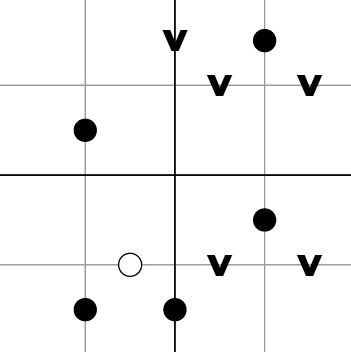
#> input picture input.jpg, 351 x 352 px
$ python fastermain.py
#> lines starting #> are read from the running program, lines starting #| are printed output that depends on the picture; after the words box and inside, x2 and y2 are one past the last pixel; in counts of white or black regions, pixels touching at a corner belong together; pictures that were not available may be replaced by others from this repository, and a replacement may not be noted
import numpy as np
import cv2
import os
from itertools import product
import logging
from PIL import Image

logging.basicConfig(level=logging.DEBUG)
logger = logging.getLogger(__name__)

class CustomSudoku:
    def __init__(self, n):
        self.n = n
        self.grid = np.zeros((n, n), dtype=int)
        self.horizontal_constraints = [['' for _ in range(n-1)] for _ in range(n)]
        self.vertical_constraints = [['' for _ in range(n)] for _ in range(n-1)]

    def add_constraint(self, pos1, pos2, constraint_type):
        row1, col1 = pos1
        row2, col2 = pos2
        if row1 == row2:  # Horizontal constraint
            self.horizontal_constraints[row1][min(col1, col2)] = constraint_type
        else:  # Vertical constraint
            self.vertical_constraints[min(row1, row2)][col1] = constraint_type

    def is_valid(self, num, pos):
        row, col = pos

        # Check row
        if num in self.grid[row]:
            return False

        # Check column
        if num in self.grid[:, col]:
            return False

        # Check box (assuming 4x4 grid with 2x2 boxes)
        box_size = 2
        box_x = col // box_size
        box_y = row // box_size
        box = self.grid[box_y*box_size:(box_y+1)*box_size, box_x*box_size:(box_x+1)*box_size]
        if num in box:
            return False

        # Check horizontal constraints
        if col > 0 and self.horizontal_constraints[row][col-1] == 'black_dot':
            if not self.check_black_dot_constraint(num, self.grid[row][col-1]):
                return False
        if col < self.n - 1 and self.horizontal_constraints[row][col] == 'black_dot':
            if not self.check_black_dot_constraint(num, self.grid[row][col+1]):
                return False

        # Check vertical constraints
        if row > 0 and self.vertical_constraints[row-1][col] == 'black_dot':
            if not self.check_black_dot_constraint(num, self.grid[row-1][col]):
                return False
        if row < self.n - 1 and self.vertical_constraints[row][col] == 'black_dot':
            if not self.check_black_dot_constraint(num, self.grid[row+1][col]):
                return False

        return True

    def check_black_dot_constraint(self, num1, num2):
        if num2 == 0:  # If the other cell is not filled yet
            return True
        return num1 == 2*num2 or num2 == 2*num1

    def solve(self):
        empty = self.find_empty()
        if not empty:
            return True
        row, col = empty

        for num in range(1, self.n + 1):
            if self.is_valid(num, (row, col)):
                self.grid[row][col] = num
                if self.solve():
                    return True
                self.grid[row][col] = 0

        return False

    def find_empty(self):
        for i, j in product(range(self.n), range(self.n)):
            if self.grid[i][j] == 0:
                return (i, j)
        return None

def preprocess_image(image_path):
    logger.debug(f"Attempting to process image: {image_path}")

    if not os.path.exists(image_path):
        logger.error(f"The image file '{image_path}' does not exist.")
        raise FileNotFoundError(f"The image file '{image_path}' does not exist.")

    if not os.path.isfile(image_path):
        logger.error(f"'{image_path}' is not a file.")
        raise ValueError(f"'{image_path}' is not a file.")

    file_size = os.path.getsize(image_path)
    if file_size == 0:
        logger.error(f"The file '{image_path}' is empty (0 bytes).")
        raise ValueError(f"The file '{image_path}' is empty (0 bytes).")

    logger.debug(f"File exists and is non-empty. Size: {file_size} bytes")

    if not os.access(image_path, os.R_OK):
        logger.error(f"No read permissions for '{image_path}'.")
        raise PermissionError(f"No read permissions for '{image_path}'.")

    logger.debug(f"File is readable. Attempting to read with cv2.imread()...")
    img = cv2.imread(image_path)

    if img is None:
        logger.error(f"cv2.imread() returned None for '{image_path}'.")
        raise ValueError(f"Unable to read the image file '{image_path}'. It may be corrupted or in an unsupported format.")

    logger.debug(f"Image read successfully. Shape: {img.shape}")

    try:
        gray = cv2.cvtColor(img, cv2.COLOR_BGR2GRAY)
        logger.debug("Converted image to grayscale successfully.")
    except cv2.error as e:
        logger.error(f"Error in cv2.cvtColor: {str(e)}")
        raise ValueError(f"Error converting image to grayscale. Original error: {str(e)}")

    thresh = cv2.threshold(gray, 0, 255, cv2.THRESH_BINARY_INV + cv2.THRESH_OTSU)[1]
    logger.debug("Applied thresholding successfully.")

    return thresh

def find_grid(preprocessed_img):
    contours, _ = cv2.findContours(preprocessed_img, cv2.RETR_EXTERNAL, cv2.CHAIN_APPROX_SIMPLE)
    grid_contour = max(contours, key=cv2.contourArea)
    x, y, w, h = cv2.boundingRect(grid_contour)
    return x, y, w, h

def extract_grid_cells(img, grid_rect):
    x, y, w, h = grid_rect
    grid = img[y:y+h, x:x+w]
    cell_h, cell_w = h // 4, w // 4
    cells = []
    for i in range(4):
        for j in range(4):
            cell = grid[i*cell_h:(i+1)*cell_h, j*cell_w:(j+1)*cell_w]
            cells.append(cell)
    return cells

def load_templates():
    templates = {}
    try:
        templates['black_dot_horizontal'] = cv2.imread('black_dot_horizontal.png', 0)
        templates['black_dot_vertical'] = cv2.imread('black_dot_vertical.png', 0)
        if templates['black_dot_horizontal'] is None or templates['black_dot_vertical'] is None:
            raise FileNotFoundError
    except FileNotFoundError:
        logger.error("Error: Template image for black dot not found.")
        exit(1)
    return templates

def recognize_symbols(cells, templates):
    symbols = []
    for cell in cells:
        best_match = None
        best_score = -np.inf
        for symbol, template in templates.items():
            result = cv2.matchTemplate(cell, template, cv2.TM_CCOEFF_NORMED)
            _, max_val, _, _ = cv2.minMaxLoc(result)
            if max_val > best_score:
                best_score = max_val
                best_match = symbol

        symbols.append(best_match if best_score > 0.17 else '')

    return symbols

def create_sudoku_from_image(image_path, templates):
    preprocessed = preprocess_image(image_path)
    grid_rect = find_grid(preprocessed)
    cells = extract_grid_cells(preprocessed, grid_rect)
    symbols = recognize_symbols(cells, templates)

    sudoku = CustomSudoku(4)  # Assuming 4x4 grid

    for i, symbol in enumerate(symbols):
        if symbol:
            row, col = i // 4, i % 4
            logger.info(f"Detected {symbol} at row {row}, column {col}")
            if symbol == 'black_dot_horizontal' and col > 0:
                sudoku.add_constraint((row, col-1), (row, col), 'black_dot')
            elif symbol == 'black_dot_vertical' and row > 0:
                sudoku.add_constraint((row-1, col), (row, col), 'black_dot')

    return sudoku, symbols

def visualize_detected_symbols(image_path, symbols):
    img = cv2.imread(image_path)
    gray = cv2.cvtColor(img, cv2.COLOR_BGR2GRAY)
    preprocessed = cv2.threshold(gray, 0, 255, cv2.THRESH_BINARY_INV + cv2.THRESH_OTSU)[1]

    grid_rect = find_grid(preprocessed)
    x, y, w, h = grid_rect
    cell_h, cell_w = h // 4, w // 4

    for i, symbol in enumerate(symbols):
        if symbol:
            row, col = i // 4, i % 4
            center_x = x + col * cell_w + cell_w // 2
            center_y = y + row * cell_h + cell_h // 2

            color = (0, 0, 255)  # Red color for black dots
            cv2.circle(img, (center_x, center_y), 5, color, -1)
            cv2.putText(img, 'BD', (center_x - 20, center_y + 20),
                        cv2.FONT_HERSHEY_SIMPLEX, 0.5, color, 2)

    cv2.imshow('Detected Symbols', img)
    cv2.waitKey(0)
    cv2.destroyAllWindows()

def test_image_reading(image_path):
#> called with image_path = 'input.jpg'
    logger.info(f"Testing image reading for: {image_path}")

    try:
        pil_img = Image.open(image_path)
#> pil_img is the input picture: PIL image 351x352 RGB; mean R, G, B 243.7, 243.7, 243.7
        logger.info(f"PIL successfully opened the image. Format: {pil_img.format}, Size: {pil_img.size}, Mode: {pil_img.mode}")
    except Exception as e:
        logger.error(f"PIL failed to open the image. Error: {str(e)}")

    cv_img = cv2.imread(image_path)
    if cv_img is None:
        logger.error("OpenCV failed to read the image (returned None)")
    else:
        logger.info(f"OpenCV successfully read the image. Shape: {cv_img.shape}")

    try:
        with open(image_path, 'rb') as f:
            raw_bytes = f.read(1024)  # Read first 1024 bytes
        logger.info(f"First few bytes of the file: {raw_bytes[:20].hex()}")
    except Exception as e:
        logger.error(f"Failed to read raw bytes from the file. Error: {str(e)}")

def list_directory_contents(path):
    logger.info(f"Contents of directory '{path}':")
    for item in os.listdir(path):
        logger.info(f"  - {item}")

def transpose(matrix):
    rows = len(matrix)
    cols = len(matrix[0])
    transposed = [[0] * rows for _ in range(cols)]
    for i in range(rows):
        for j in range(cols):
            transposed[j][i] = matrix[i][j]
    return transposed

if __name__ == "__main__":
    current_dir = os.path.dirname(os.path.abspath(__file__))
    logger.info(f"Current directory: {current_dir}")

    list_directory_contents(current_dir)

    image_filename = 'input.jpg'
    image_path = os.path.join(current_dir, image_filename)
    logger.info(f"Full image path: {image_path}")

    if os.path.exists(image_path):
        logger.info(f"Image file found: {image_path}")
    else:
        logger.error(f"Image file not found: {image_path}")
        raise FileNotFoundError(f"The image file '{image_filename}' does not exist in the current directory.")

    try:
        test_image_reading(image_path)

        templates = load_templates()
#> templates = 2 items
        logger.info("Templates loaded successfully.")

        sudoku, symbols = create_sudoku_from_image(image_path, templates)
#> in preprocess_image, `thresh = cv2.threshold(gray, 0, 255, cv2.THRESH_BINARY_INV + cv2.THRES..`:
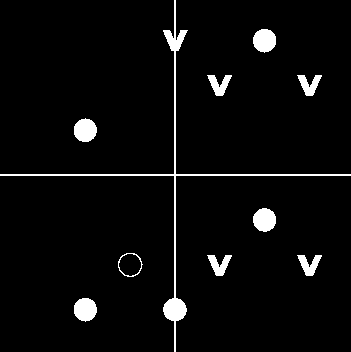
#> thresh: shape (352, 351); 4% white; 10 white regions
#> in find_grid, `contours, _ = cv2.findContours(preprocessed_img, cv2.RETR_EXTERNAL, cv..`: contours = 10 contours; largest, box (x1, y1, x2, y2) and area: (0, 0, 351, 352) 1306, (118, 253, 143, 277) 432, (253, 29, 276, 53) 399, (74, 298, 97, 322) 397, (253, 208, 276, 232) 397
#> in find_grid, `grid_contour = max(contours, key=cv2.contourArea)`: grid_contour = contour of 118 points, box (x1, y1, x2, y2) (0, 0, 351, 352), area 1306
#> in find_grid, `x, y, w, h = cv2.boundingRect(grid_contour)`: x = 0; w = 351; h = 352
#> in create_sudoku_from_image, `grid_rect = find_grid(preprocessed)`: grid_rect = (0, 0, 351, 352)
#> in extract_grid_cells, `x, y, w, h = grid_rect`: x = 0; w = 351; h = 352
#> in extract_grid_cells, `cell_h, cell_w = h // 4, w // 4`: cell_h = 88; cell_w = 87
#> after the loop in extract_grid_cells, `for i in range(4):`: cells = 16 items
#> the loop in recognize_symbols, `for cell in cells:` made 16 passes
#> after the loop in recognize_symbols, `for cell in cells:`:
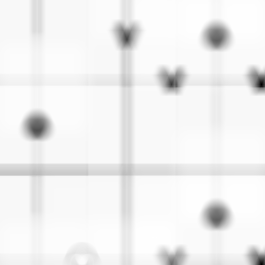
#> result: shape (265, 265) float32; min -0.904, max 0.0512, mean -0.00112; drawn with min black and max white
#> after the loop in recognize_symbols, `for cell in cells:`: symbols = ['black_dot_horizontal', '', '', '', '', '', '', '', 'black_dot_horizontal', '', '', '', '', '', '', '']
#> the loop in create_sudoku_from_image, `for i, symbol in enumerate(symbols):` made 16 passes
#> (symbol, row, col) on passes 1, 9: ('black_dot_horizontal', 0, 0), ('black_dot_horizontal', 2, 0)
        logger.info("Sudoku object created from image.")

        visualize_detected_symbols(image_path, symbols)
#> in visualize_detected_symbols, `grid_rect = find_grid(preprocessed)`: grid_rect = (0, 0, 351, 352)
#> in visualize_detected_symbols, `x, y, w, h = grid_rect`: x = 0; w = 351; h = 352
#> in visualize_detected_symbols, `cell_h, cell_w = h // 4, w // 4`: cell_h = 88; cell_w = 87
#> the loop in visualize_detected_symbols, `for i, symbol in enumerate(symbols):` made 16 passes
#> (symbol, row, col, center_x, center_y, color) on passes 1, 9: ('black_dot_horizontal', 0, 0, 43, 44, (0, 0, 255)), ('black_dot_horizontal', 2, 0, 43, 220, (0, 0, 255))
#> after the loop in visualize_detected_symbols, `for i, symbol in enumerate(symbols):`:
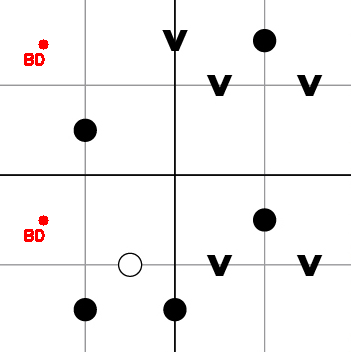
#> img: shape (352, 351, 3); mean B, G, R 242.6, 242.5, 243.7
        logger.info("Visualization completed.")

        if sudoku.solve():
            logger.info("Sudoku solved successfully.")
            print("Solved Sudoku (before transposition):")
            print(sudoku.grid)
#| [[1 2 3 4]
#|  [3 4 1 2]
#|  [2 1 4 3]
#|  [4 3 2 1]]

            # Transpose the solution
            transposed_solution = transpose(sudoku.grid.tolist())
#> transposed_solution = [[1, 3, 2, 4], [2, 4, 1, 3], [3, 1, 4, 2], [4, 2, 3, 1]]
            print("Solved Sudoku (after transposition):")
            for row in transposed_solution:
                print(row)
#> this loop made 4 passes
#| [1, 3, 2, 4]
#| [2, 4, 1, 3]
#| [3, 1, 4, 2]
#| [4, 2, 3, 1]
        else:
            logger.info("No solution exists for the Sudoku puzzle.")
            print("No solution exists")
    except Exception as e:
        logger.error(f"An error occurred: {str(e)}", exc_info=True)
        print(f"An error occurred: {str(e)}")
